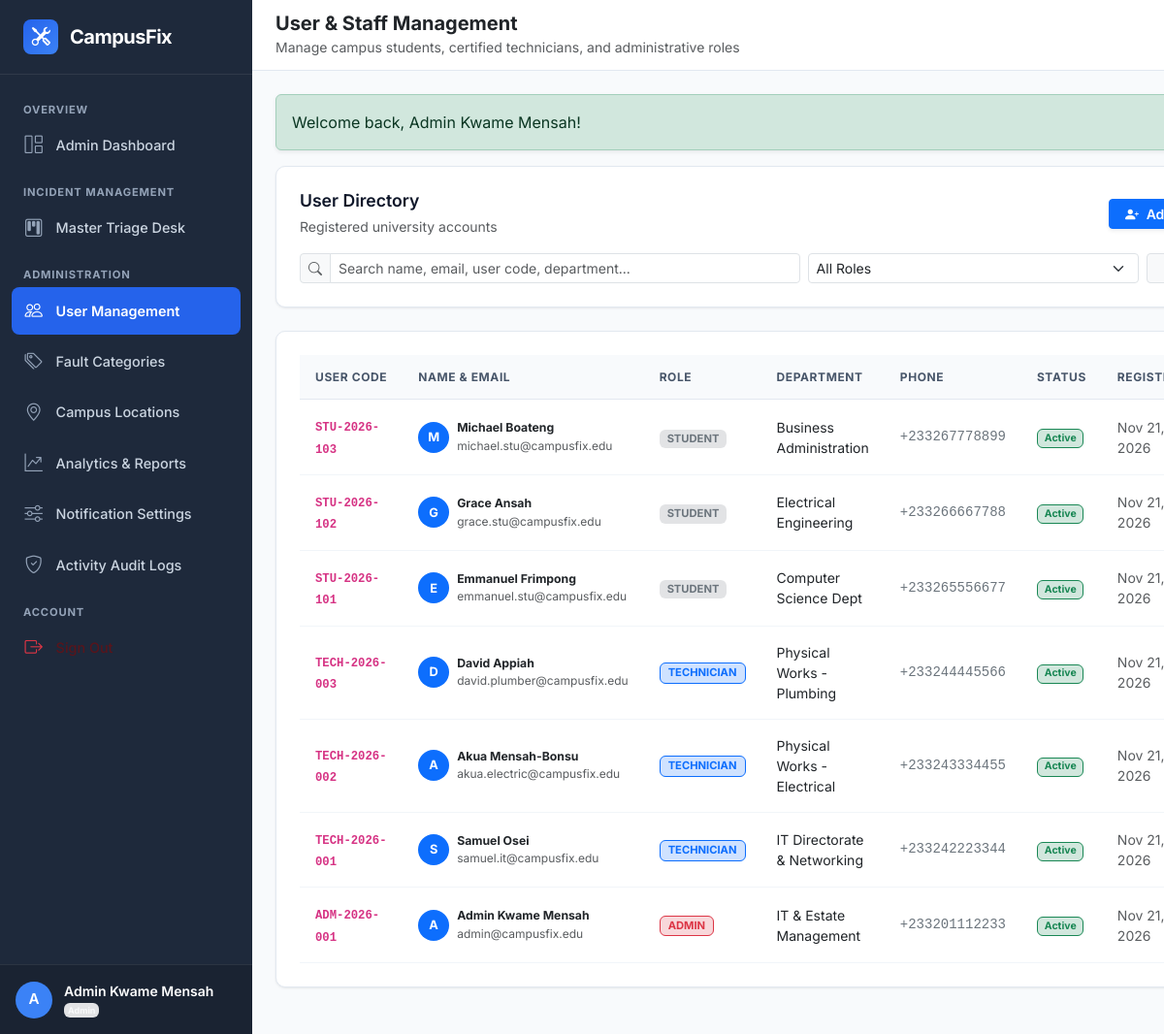
The page /admin/users.php (signed in) on the database its author committed.
### tables this page shows
CREATE TABLE `users` (
  `id` INT UNSIGNED NOT NULL AUTO_INCREMENT,
  `user_code` VARCHAR(30) NOT NULL COMMENT 'Unique identifier (e.g., ADM-2026-001, TECH-2026-001, STU-2026-101)',
  `full_name` VARCHAR(100) NOT NULL,
  `email` VARCHAR(150) NOT NULL,
  `phone` VARCHAR(25) DEFAULT NULL,
  `password_hash` VARCHAR(255) NOT NULL,
  `role` ENUM('student', 'technician', 'admin') NOT NULL DEFAULT 'student',
  `department` VARCHAR(100) DEFAULT NULL COMMENT 'Academic department or technical unit',
  `status` ENUM('active', 'inactive', 'suspended') NOT NULL DEFAULT 'active',
  `avatar` VARCHAR(255) DEFAULT NULL COMMENT 'Path to profile image or avatar',
  `reset_token` VARCHAR(100) DEFAULT NULL,
  `reset_token_expires_at` DATETIME DEFAULT NULL,
  `created_at` DATETIME NOT NULL DEFAULT CURRENT_TIMESTAMP,
  `updated_at` DATETIME NOT NULL DEFAULT CURRENT_TIMESTAMP ON UPDATE CURRENT_TIMESTAMP,
  PRIMARY KEY (`id`),
  UNIQUE KEY `uk_users_user_code` (`user_code`),
  UNIQUE KEY `uk_users_email` (`email`),
  KEY `idx_users_role_status` (`role`, `status`)
);

### includes/auth_guard.php (called while the page is built, shortened)
<?php
function current_user(): ?array
{
    return $_SESSION['user'] ?? null;
}

### admin/users.php (the view, shortened to what this page needs)
<?php
require_once __DIR__ . '/../includes/auth_guard.php';
$roleFilter = strtolower(trim($_GET['role'] ?? 'all'));
$search = trim($_GET['search'] ?? '');
$pdo = get_db_connection();
$sql = "SELECT * FROM users WHERE 1=1";
$params = [];
$sql .= " ORDER BY id DESC";
$uStmt = $pdo->prepare($sql);
$uStmt->execute($params);
$usersList = $uStmt->fetchAll();
include_once INCLUDES_PATH . 'header.php';
include_once INCLUDES_PATH . 'sidebar.php';
?>
<div class="d-flex flex-column flex-1 w-100">
    <?php include_once INCLUDES_PATH . 'navbar.php'; ?>
    <div class="container-fluid px-0">
        <div class="cf-card mb-4">
            <div class="d-flex flex-wrap align-items-center justify-content-between gap-3 mb-3">
                <div>
                    <h5 class="cf-card-title mb-1">User Directory</h5>
                    <small class="text-muted">Registered university accounts</small>
                </div>
                <button type="button" class="btn btn-primary btn-sm fw-semibold shadow-sm px-3" data-bs-toggle="modal" data-bs-target="#addUserModal">
                    <i class="bi bi-person-plus-fill me-1"></i> Add Technician / Staff
                </button>
            </div>
            <form method="GET" action="" class="row g-2 align-items-center">
                <div class="col-md-6">
                    <div class="input-group input-group-sm">
                        <span class="input-group-text bg-light text-muted"><i class="bi bi-search"></i></span>
                        <input type="text" class="form-control" name="search" value="<?= htmlspecialchars($search) ?>" placeholder="Search name, email, user code, department...">
                    </div>
                </div>
                <div class="col-md-4">
                    <select class="form-select form-select-sm" name="role" onchange="this.form.submit()">
                        <option value="all" <?= ($roleFilter === 'all') ? 'selected' : '' ?>>All Roles</option>
                    </select>
                </div>
                <div class="col-md-2">
                    <a href="<?= BASE_URL ?>admin/users.php" class="btn btn-light btn-sm w-100 border text-muted">
                    </a>
                </div>
            </form>
        </div>
        <div class="cf-card">
            <div class="table-responsive">
                <table class="cf-table">
                    <thead>
                        <tr>
                            <th>User Code</th>
                            <th>Name & Email</th>
                            <th>Role</th>
                            <th>Department</th>
                            <th>Phone</th>
                            <th>Status</th>
                            <th>Registered</th>
                        </tr>
                    </thead>
                    <tbody>
                        <?php foreach ($usersList as $u): ?>
                            <tr>
                                <td><code class="fw-bold"><?= htmlspecialchars($u['user_code']) ?></code></td>
                                <td>
                                    <div class="d-flex align-items-center gap-2">
                                        <div class="bg-primary text-white rounded-circle d-flex align-items-center justify-content-center fw-bold" style="width: 32px; height: 32px; font-size: 0.8rem;">
                                            <?= strtoupper(substr($u['full_name'], 0, 1)) ?>
                                        </div>
                                        <div>
                                            <div class="fw-bold text-dark small"><?= htmlspecialchars($u['full_name']) ?></div>
                                            <div class="text-muted" style="font-size: 0.75rem;"><?= htmlspecialchars($u['email']) ?></div>
                                        </div>
                                    </div>
                                </td>
                                <td>
                                    <?php
                                    $badge = ($u['role'] === 'admin') ? 'bg-danger-subtle text-danger border border-danger' :
                                            (($u['role'] === 'technician') ? 'bg-primary-subtle text-primary border border-primary' : 'bg-secondary-subtle text-secondary');
                                    ?>
                                    <span class="badge <?= $badge ?> px-2 py-1 text-uppercase" style="font-size: 0.7rem;">
                                        <?= htmlspecialchars($u['role']) ?>
                                    </span>
                                </td>
                                <td class="small text-dark"><?= htmlspecialchars($u['department'] ?? 'General') ?></td>
                                <td class="small text-secondary font-monospace"><?= htmlspecialchars($u['phone'] ?? 'None') ?></td>
                                <td>
                                    <?php if ($u['status'] === 'active'): ?>
                                        <span class="badge bg-success-subtle text-success border border-success">Active</span>
                                    <?php else: ?>
                                        <span class="badge bg-danger-subtle text-danger border border-danger">Suspended</span>
                                    <?php endif; ?>
                                </td>
                                <td class="small text-muted"><?= date('M j, Y', strtotime($u['created_at'])) ?></td>
                            </tr>
                        <?php endforeach; ?>
                    </tbody>
                </table>
            </div>
        </div>
    </div>
</div>
<?php include_once INCLUDES_PATH . 'footer.php'; ?>

### includes/sidebar.php (shortened to what this page needs)
<?php
require_once __DIR__ . '/auth_guard.php';
$user = current_user();
$role = $user['role'] ?? 'student';
$currentScript = basename($_SERVER['PHP_SELF']);
?>
<aside class="app-sidebar">
    <a href="<?= BASE_URL ?>" class="sidebar-brand">
        <span class="brand-icon"><i class="bi bi-tools"></i></span>
        <span>CampusFix</span>
    </a>
    <ul class="sidebar-menu">
        <li class="menu-header">Overview</li>
        <?php if ($role === 'student'): ?>
            <li class="menu-item">
                <a href="<?= BASE_URL ?>student/dashboard.php" class="menu-link <?= ($currentScript === 'dashboard.php') ? 'active' : '' ?>">
                    <i class="bi bi-grid-1x2"></i>
                    <span>Dashboard</span>
                </a>
            </li>
            <li class="menu-item">
                <a href="<?= BASE_URL ?>student/report-fault.php" class="menu-link <?= ($currentScript === 'report-fault.php') ? 'active' : '' ?>">
                    <i class="bi bi-plus-circle"></i>
                    <span>Report Fault</span>
                </a>
            </li>
            <li class="menu-item">
                <a href="<?= BASE_URL ?>student/my-tickets.php" class="menu-link <?= ($currentScript === 'my-tickets.php' || $currentScript === 'ticket-details.php') ? 'active' : '' ?>">
                    <i class="bi bi-ticket-perforated"></i>
                    <span>My Reports</span>
                </a>
            </li>
        <?php elseif ($role === 'admin'): ?>
            <li class="menu-item">
                <a href="<?= BASE_URL ?>admin/dashboard.php" class="menu-link <?= ($currentScript === 'dashboard.php') ? 'active' : '' ?>">
                    <i class="bi bi-grid-1x2"></i>
                    <span>Admin Dashboard</span>
                </a>
            </li>
            <li class="menu-header">Incident Management</li>
            <li class="menu-item">
                <a href="<?= BASE_URL ?>admin/all-tickets.php" class="menu-link <?= ($currentScript === 'all-tickets.php' || $currentScript === 'ticket-details.php' || $currentScript === 'assign-ticket.php') ? 'active' : '' ?>">
                    <i class="bi bi-kanban"></i>
                    <span>Master Triage Desk</span>
                </a>
            </li>
            <li class="menu-header">Administration</li>
            <li class="menu-item">
                <a href="<?= BASE_URL ?>admin/users.php" class="menu-link <?= ($currentScript === 'users.php') ? 'active' : '' ?>">
                    <i class="bi bi-people"></i>
                    <span>User Management</span>
                </a>
            </li>
            <li class="menu-item">
                <a href="<?= BASE_URL ?>admin/categories.php" class="menu-link <?= ($currentScript === 'categories.php') ? 'active' : '' ?>">
                    <i class="bi bi-tags"></i>
                    <span>Fault Categories</span>
                </a>
            </li>
            <li class="menu-item">
                <a href="<?= BASE_URL ?>admin/locations.php" class="menu-link <?= ($currentScript === 'locations.php') ? 'active' : '' ?>">
                    <i class="bi bi-geo-alt"></i>
                    <span>Campus Locations</span>
                </a>
            </li>
            <li class="menu-item">
                <a href="<?= BASE_URL ?>admin/analytics.php" class="menu-link <?= ($currentScript === 'analytics.php') ? 'active' : '' ?>">
                    <i class="bi bi-graph-up-arrow"></i>
                    <span>Analytics & Reports</span>
                </a>
            </li>
            <li class="menu-item">
                <a href="<?= BASE_URL ?>admin/notification-settings.php" class="menu-link <?= ($currentScript === 'notification-settings.php') ? 'active' : '' ?>">
                    <i class="bi bi-sliders"></i>
                    <span>Notification Settings</span>
                </a>
            </li>
            <li class="menu-item">
                <a href="<?= BASE_URL ?>admin/activity-logs.php" class="menu-link <?= ($currentScript === 'activity-logs.php') ? 'active' : '' ?>">
                    <i class="bi bi-shield-check"></i>
                    <span>Activity Audit Logs</span>
                </a>
            </li>
        <?php endif; ?>
        <li class="menu-header">Account</li>
        <li class="menu-item">
            <a href="<?= BASE_URL ?>auth/logout.php" class="menu-link text-danger-emphasis">
                <i class="bi bi-box-arrow-right text-danger"></i>
                <span>Sign Out</span>
            </a>
        </li>
    </ul>
    <?php if ($user): ?>
    <div class="sidebar-footer">
        <div class="user-avatar">
            <?= strtoupper(substr($user['full_name'], 0, 1)) ?>
        </div>
        <div class="overflow-hidden flex-1">
            <div class="fw-semibold text-white text-truncate small"><?= htmlspecialchars($user['full_name']) ?></div>
            <div class="text-secondary text-truncate" style="font-size: 0.75rem; text-transform: capitalize;">
                <span class="badge bg-secondary-subtle text-light px-1"><?= htmlspecialchars($user['role']) ?></span>
            </div>
        </div>
    </div>
    <?php endif; ?>
</aside>

### assets/css/style.css (style rules this page uses)
:root { --cf-primary-navy: #0f172a; --cf-sidebar-bg: #1e293b; --cf-sidebar-hover: #334155; --cf-accent-blue: #2563eb; --cf-accent-hover: #1d4ed8; --cf-canvas-bg: #f8fafc; --cf-card-bg: #ffffff; --cf-border-color: #e2e8f0; --cf-text-main: #1e293b; --cf-text-muted: #64748b; --cf-radius: 10px; --cf-shadow-sm: 0 1px 3px rgba(0, 0, 0, 0.05), 0 1px 2px rgba(0, 0, 0, 0.03); --cf-shadow-md: 0 4px 6px -1px rgba(0, 0, 0, 0.07), 0 2px 4px -1px rgba(0, 0, 0, 0.04); }
body { font-family: 'Inter', -apple-system, BlinkMacSystemFont, 'Segoe UI', Roboto, Helvetica, Arial, sans-serif; background-color: var(--cf-canvas-bg); color: var(--cf-text-main); min-height: 100vh; display: flex; flex-direction: column; }
.app-sidebar { width: 260px; background-color: var(--cf-sidebar-bg); color: #f1f5f9; flex-shrink: 0; transition: all 0.3s cubic-bezier(0.4, 0, 0.2, 1); z-index: 1040; display: flex; flex-direction: column; }
.sidebar-brand { padding: 1.25rem 1.5rem; font-size: 1.25rem; font-weight: 700; letter-spacing: -0.025em; color: #ffffff; text-decoration: none; display: flex; align-items: center; gap: 0.75rem; border-bottom: 1px solid rgba(255, 255, 255, 0.08); }
.sidebar-brand .brand-icon { width: 36px; height: 36px; border-radius: 8px; background: linear-gradient(135deg, #2563eb, #3b82f6); display: inline-flex; align-items: center; justify-content: center; font-size: 1.2rem; color: #ffffff; }
.sidebar-menu { padding: 1rem 0.75rem; list-style: none; margin: 0; flex: 1; }
.menu-header { font-size: 0.7rem; font-weight: 700; text-transform: uppercase; letter-spacing: 0.075em; color: #94a3b8; padding: 0.75rem 0.75rem 0.25rem 0.75rem; }
.menu-item { margin-bottom: 0.25rem; }
.menu-link { display: flex; align-items: center; gap: 0.85rem; padding: 0.65rem 0.85rem; color: #cbd5e1; text-decoration: none; border-radius: 8px; font-size: 0.9rem; font-weight: 500; transition: all 0.15s ease-in-out; }
.menu-link i { font-size: 1.15rem; color: #94a3b8; transition: color 0.15s ease; }
.menu-link.active { color: #ffffff; background: #2563eb; font-weight: 600; }
.menu-link.active i { color: #ffffff; }
.sidebar-footer { padding: 1rem; border-top: 1px solid rgba(255, 255, 255, 0.08); display: flex; align-items: center; gap: 0.75rem; background: rgba(0, 0, 0, 0.15); }
.sidebar-footer .user-avatar { width: 38px; height: 38px; border-radius: 50%; object-fit: cover; background-color: #3b82f6; color: #ffffff; display: flex; align-items: center; justify-content: center; font-weight: 600; font-size: 0.95rem; }
.cf-card { background: var(--cf-card-bg); border: 1px solid var(--cf-border-color); border-radius: var(--cf-radius); box-shadow: var(--cf-shadow-sm); padding: 1.5rem; margin-bottom: 1.5rem; transition: transform 0.15s ease, box-shadow 0.15s ease; }
.cf-card-title { font-size: 1.1rem; font-weight: 600; color: var(--cf-primary-navy); margin: 0; }
.cf-table { width: 100%; margin-bottom: 0; border-collapse: separate; border-spacing: 0; }
.cf-table th { background-color: #f8fafc; color: #475569; font-size: 0.75rem; font-weight: 700; text-transform: uppercase; letter-spacing: 0.05em; padding: 0.85rem 1rem; border-bottom: 1px solid var(--cf-border-color); white-space: nowrap; }
.cf-table td { padding: 1rem; vertical-align: middle; border-bottom: 1px solid #f1f5f9; font-size: 0.875rem; }

### rows shown on the page
users: full_name "A", full_name "Admin Kwame Mensah", role "Admin", user_code "ADM-2026-001", email "admin@campusfix.edu", role "ADMIN", department "IT & Estate Management", phone "+233201112233", status "Active", created_at "Nov 21, 2026"
users: user_code "STU-2026-103", full_name "M", full_name "Michael Boateng", email "michael.stu@campusfix.edu", role "STUDENT", department "Business Administration", phone "+233267778899", status "Active", created_at "Nov 21, 2026"
users: user_code "STU-2026-102", full_name "G", full_name "Grace Ansah", email "grace.stu@campusfix.edu", role "STUDENT", department "Electrical Engineering", phone "+233266667788", status "Active", created_at "Nov 21, 2026"
users: user_code "STU-2026-101", full_name "E", full_name "Emmanuel Frimpong", email "emmanuel.stu@campusfix.edu", role "STUDENT", department "Computer Science Dept", phone "+233265556677", status "Active", created_at "Nov 21, 2026"
users: user_code "TECH-2026-003", full_name "D", full_name "David Appiah", email "david.plumber@campusfix.edu", role "TECHNICIAN", department "Physical Works - Plumbing", phone "+233244445566", status "Active", created_at "Nov 21, 2026"
users: user_code "TECH-2026-002", full_name "A", full_name "Akua Mensah-Bonsu", email "akua.electric@campusfix.edu", role "TECHNICIAN", department "Physical Works - Electrical", phone "+233243334455", status "Active", created_at "Nov 21, 2026"
users: user_code "TECH-2026-001", full_name "S", full_name "Samuel Osei", email "samuel.it@campusfix.edu", role "TECHNICIAN", department "IT Directorate & Networking", phone "+233242223344", status "Active", created_at "Nov 21, 2026"

### other values the page prints
$pageHeading "User & Staff Management"
$pageSubtitle "Manage campus students, certified technicians, and administrative roles"
$f['message'] "Welcome back, Admin Kwame Mensah!"
